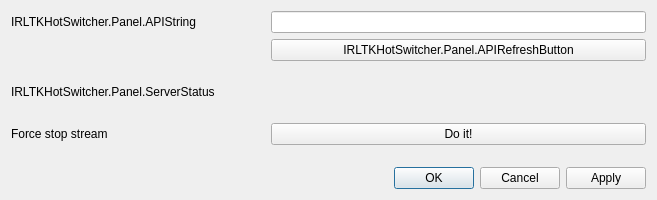
<?xml version="1.0" encoding="UTF-8"?>
<ui version="4.0">
 <class>SettingsDialog</class>
 <widget class="QDialog" name="SettingsDialog">
  <property name="geometry">
   <rect>
    <x>0</x>
    <y>0</y>
    <width>657</width>
    <height>200</height>
   </rect>
  </property>
  <property name="sizePolicy">
   <sizepolicy hsizetype="Preferred" vsizetype="Fixed">
    <horstretch>0</horstretch>
    <verstretch>0</verstretch>
   </sizepolicy>
  </property>
  <property name="windowTitle">
   <string>IRLTKHotSwitcher.Panel.DialogTitle</string>
  </property>
  <property name="sizeGripEnabled">
   <bool>false</bool>
  </property>
  <layout class="QVBoxLayout" name="verticalLayout">
   <property name="sizeConstraint">
    <enum>QLayout::SetDefaultConstraint</enum>
   </property>
   <item>
    <layout class="QFormLayout" name="formLayout">
     <item row="1" column="0">
      <widget class="QLabel" name="apiLabel">
       <property name="text">
        <string>IRLTKHotSwitcher.Panel.APIString</string>
       </property>
      </widget>
     </item>
     <item row="1" column="1">
      <widget class="QLineEdit" name="apiKey">
       <property name="inputMask">
        <string/>
       </property>
       <property name="echoMode">
        <enum>QLineEdit::Password</enum>
       </property>
      </widget>
     </item>
     <item row="2" column="1">
      <widget class="QPushButton" name="apiRefreshButton">
       <property name="toolTip">
        <string>IRLTKHotSwitcher.Panel.APIRefreshButtonTip</string>
       </property>
       <property name="text">
        <string>IRLTKHotSwitcher.Panel.APIRefreshButton</string>
       </property>
      </widget>
     </item>
     <item row="3" column="0">
      <widget class="QLabel" name="serverStatusLabel">
       <property name="minimumSize">
        <size>
         <width>254</width>
         <height>29</height>
        </size>
       </property>
       <property name="text">
        <string>IRLTKHotSwitcher.Panel.ServerStatus</string>
       </property>
      </widget>
     </item>
     <item row="3" column="1">
      <widget class="QLabel" name="serverStatusIndicator">
       <property name="minimumSize">
        <size>
         <width>50</width>
         <height>50</height>
        </size>
       </property>
       <property name="maximumSize">
        <size>
         <width>50</width>
         <height>50</height>
        </size>
       </property>
       <property name="pixmap">
        <pixmap resource="../../resources.qrc">:/logos/times</pixmap>
       </property>
       <property name="scaledContents">
        <bool>true</bool>
       </property>
      </widget>
     </item>
     <item row="4" column="0">
      <widget class="QLabel" name="forceStopLabel">
       <property name="text">
        <string>Force stop stream</string>
       </property>
      </widget>
     </item>
     <item row="4" column="1">
      <widget class="QPushButton" name="forceStopStream">
       <property name="text">
        <string>Do it!</string>
       </property>
      </widget>
     </item>
    </layout>
   </item>
   <item>
    <widget class="QDialogButtonBox" name="buttonBox">
     <property name="enabled">
      <bool>true</bool>
     </property>
     <property name="orientation">
      <enum>Qt::Horizontal</enum>
     </property>
     <property name="standardButtons">
      <set>QDialogButtonBox::Apply|QDialogButtonBox::Cancel|QDialogButtonBox::Ok</set>
     </property>
     <property name="centerButtons">
      <bool>false</bool>
     </property>
    </widget>
   </item>
  </layout>
 </widget>
 <resources>
  <include location="../../resources.qrc"/>
 </resources>
 <connections>
  <connection>
   <sender>buttonBox</sender>
   <signal>rejected()</signal>
   <receiver>SettingsDialog</receiver>
   <slot>reject()</slot>
   <hints>
    <hint type="sourcelabel">
     <x>265</x>
     <y>433</y>
    </hint>
    <hint type="destinationlabel">
     <x>265</x>
     <y>227</y>
    </hint>
   </hints>
  </connection>
 </connections>
</ui>
